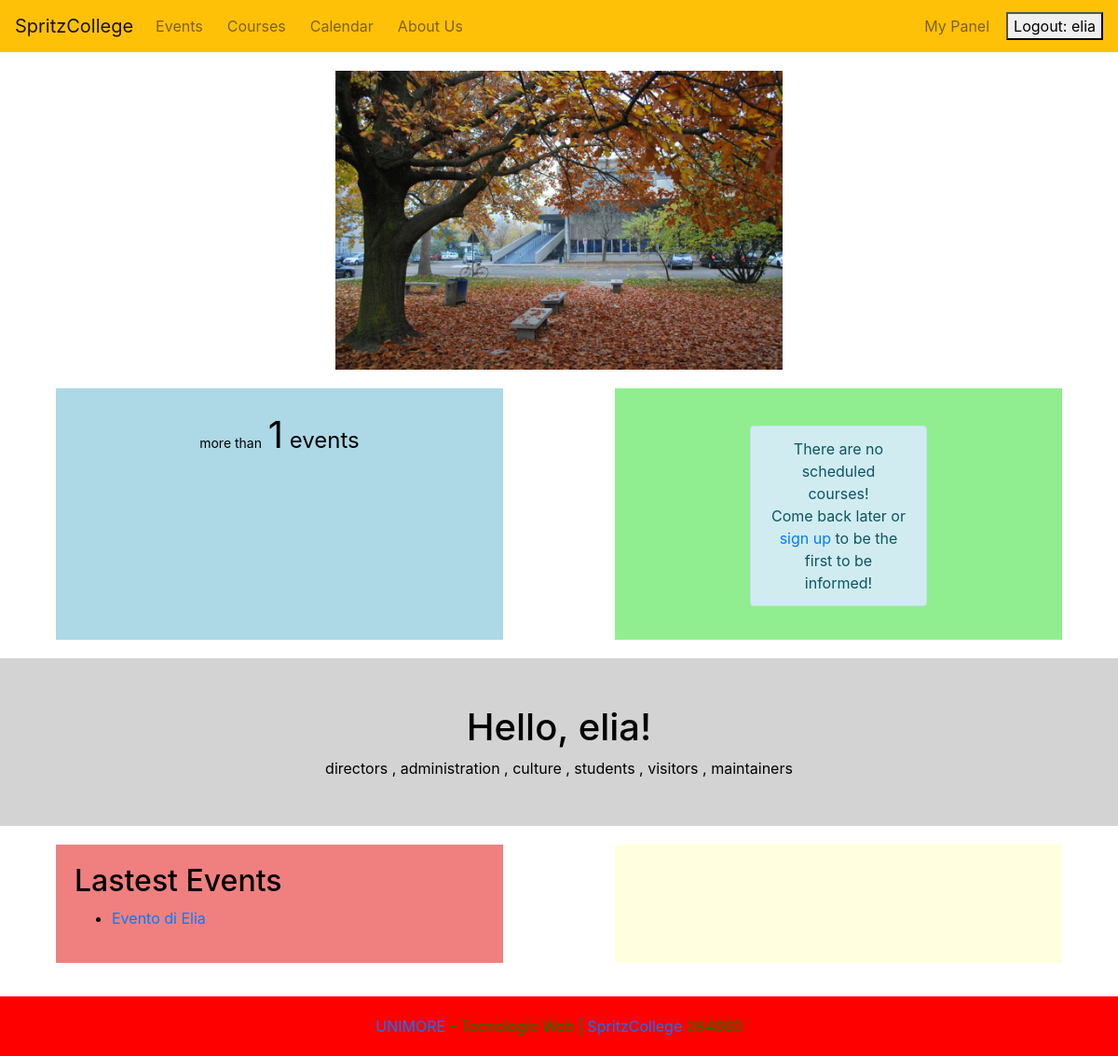
Page / (signed in) on the earlier database version.
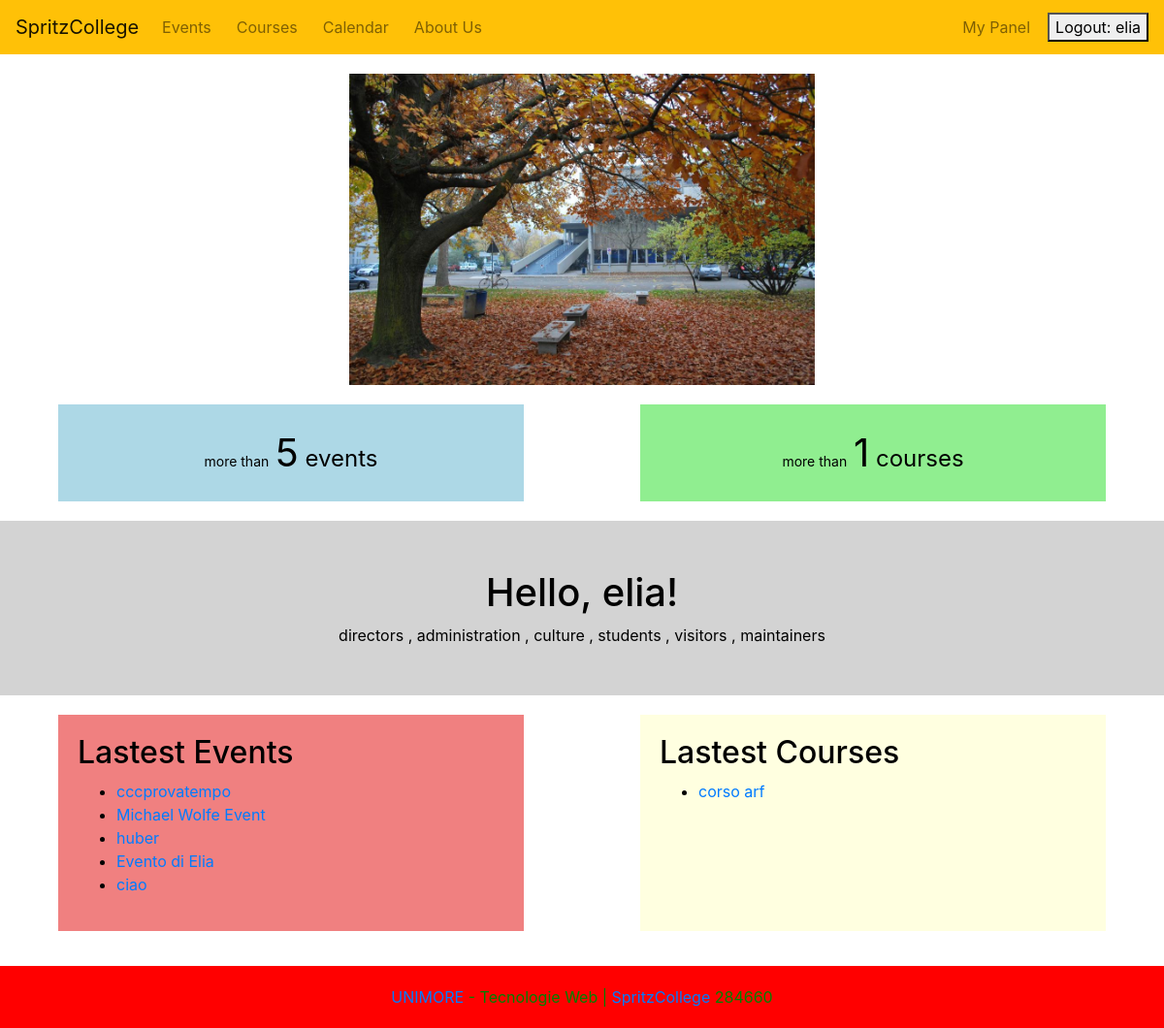
Same page on the later database version.
### Activities/models.py (models this page shows, shortened)
class Event(models.Model):
    name = models.CharField(max_length=100)
    description = models.TextField(max_length=250)
    date = models.DateTimeField(default=default_event_time)
    duration = models.DurationField(null=True, blank=True)
    price = models.DecimalField(max_digits=10, decimal_places=1, null=True, blank=True, default=0)
    max_capacity = models.IntegerField(default=100)
    place = models.CharField(max_length=100, default="conference room")
    status = models.CharField(max_length=20, choices=[('active', 'Active'), ('cancelled', 'Cancelled'), ('completed', 'Completed')], default='active')
    class Meta:
        ordering = ['date']

class Course(models.Model):
    CATEGORY_CHOICES = [
        ('ANY', 'uncategorized'),
        ('TCH', 'tech course'),
        ('LTR', 'literature course'),
        ('LAN', 'language course'),
        ('HND', 'craftsman course'),
        ('ART', 'art course'),
    ]
    name = models.CharField(max_length=100)
    description = models.TextField(max_length=250)
    start_date = models.DateField()
    end_date = models.DateField()
    recurrence_day = models.CharField(max_length=20)
    time = models.TimeField()
    image = models.ImageField(upload_to=course_image_path, default='Courses/default.jpg')
    category = models.CharField(max_length=50, choices=CATEGORY_CHOICES, default='ANY')

### SpritzCollege/views.py (the view)
# urls.py: re_path(r"^$|^\/$|^home\/$", go_home, name="home"),
def go_home (request):
    today = date.today()
    latest_courses = Course.objects.filter(end_date__gte=today).order_by('-end_date')[:5]
    print(f"Dimensione: {Event.objects.all().count()}")
    ctx = {"title":"Home", "events_list": Event.objects.all(), "courses_list": Course.objects.all(), "latest_events": Event.objects.order_by('date')[:5], "latest_courses": latest_courses}
    return render(request, template_name="index.html", context=ctx)

### templates/index.html (shortened to what this page needs)
{% extends 'base.html' %}
{% block content %}
{% load static %}
<div style="display: flex; justify-content: center; padding: 20px 0;">
    <img src="{% static 'home1.jpeg' %}" alt="Descrizione dell'immagine" style="width: 40%; height: auto;">
</div>
<div style=" top: 50%; left:50%; bottom: 50;">
    <div style="display: flex; justify-content: space-around;">
        <div style="width: 40%; background-color: lightblue; padding: 20px;">
            {% if events_list.count > 0 %}
            <div style="font-size: 24px; text-align: center;">
                <span style="font-size: 14px;">more than</span>
                <span style="font-size: 40px;">{{ events_list.count }}</span>
                <span style="font-size: 24px;">events</span>
            </div>
            {%else%}
            <div class="col-md-6" style="margin: 20px auto 0;">
                <div class="alert alert-info" role="alert" style="align-items: center; text-align: center;">
                    There are no scheduled events! <br> Come back later or <a href="{% url 'register' %}">sign up</a> to be the first to be informed!
                </div>
            </div>
            {% endif %}
        </div>
        <div style="width: 40%; background-color: lightgreen; padding: 20px;">
            {% if courses_list.count > 0 %}
            <div style="font-size: 24px; text-align: center;">
                <span style="font-size: 14px;">more than</span>
                <span style="font-size: 40px;">{{ courses_list.count }}</span>
                <span style="font-size: 24px;">courses</span>
            </div>
            {%else%}
            <div class="col-md-6" style="margin: 20px auto 0;">
                <div class="alert alert-info" role="alert" style="align-items: center; text-align: center;">
                    There are no scheduled courses!  <br> Come back later or <a href="{% url 'register' %}">sign up</a> to be the first to be informed!
                </div>
            </div>
            {% endif %}
        </div>
    </div>
    {% if user.is_authenticated %}
    <div style="margin-top: 20px; background-color: lightgrey; padding: 50px;">
        <center>
            <h1>Hello, {{ user.username }}!</h1>
            {% if request.user.is_superuser %}
            <h3>Welcome back, superman! <a href="/admin"> war room?</a></h3>
            {% else %}
            {% if request.user.groups.exists %}
            {% for group in request.user.groups.all %}
            {% if not forloop.first %}, {% endif %}
            {{ group.name }}
            {% endfor %}
            {% else %}
            <p>No groups detected</p>
            {% endif %}
            {% endif %}
        </center>
    </div>
    {% endif %}
    <div style="display: flex; justify-content: space-around; margin-top: 20px;">
        <div style="width: 40%; background-color: lightcoral; padding: 20px;">
            {% if latest_events.count > 0 %}
            <h2>Lastest Events</h2>
            <ul>
                {% for event in latest_events %}
                <li>
                    <a href="{% url 'event_detail' event.id %}">{{ event.name }}</a>
                </li>
                {% endfor %}
                {% endif %}
            </ul>
        </div>
        <div style="width: 40%; background-color: lightyellow; padding: 20px;">
            {% if latest_courses.count > 0 %}
            <h2>Lastest Courses</h2>
            <ul>
                {% for course in latest_courses %}
                <li>
                    <a href="{% url 'course_detail' course.id %}">{{ course.name }}</a>
                </li>
                {% endfor %}
                {% endif %}
            </ul>
        </div>
    </div>
</div>
{% endblock %}

Differences in the rows shown:
added Event: name "cccprovatempo"
added Event: name "Michael Wolfe Event"
added Event: name "huber"
added Event: name "ciao"
added Course: name "corso arf"
Other differences:
{{ events_list.count }}: "1" → "5"
{{ courses_list.count }}: (not shown) → "1"
text no longer shown: "There are no scheduled courses! Come back later or sign up to be the first to be informed!"
text now shown: "more than courses Lastest Courses"
